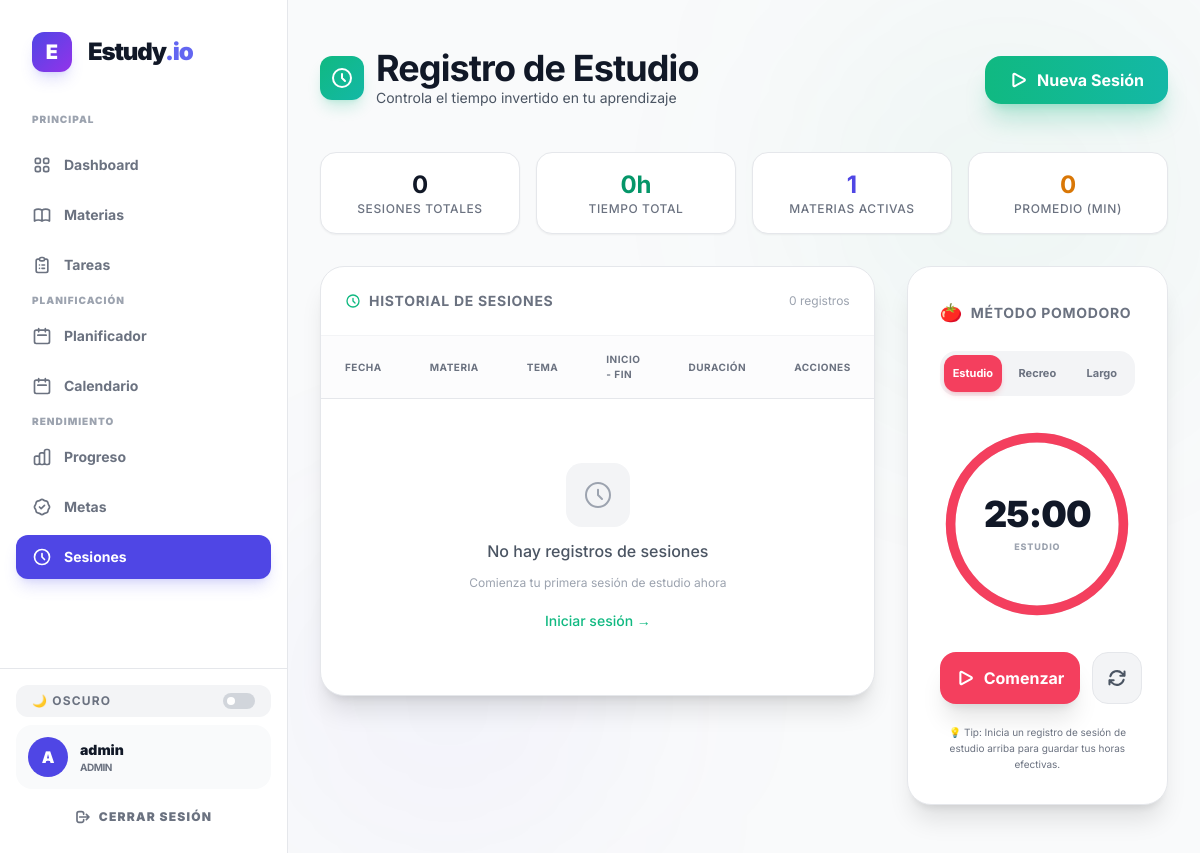
Before: /study/sessions (signed in) with the older database file.
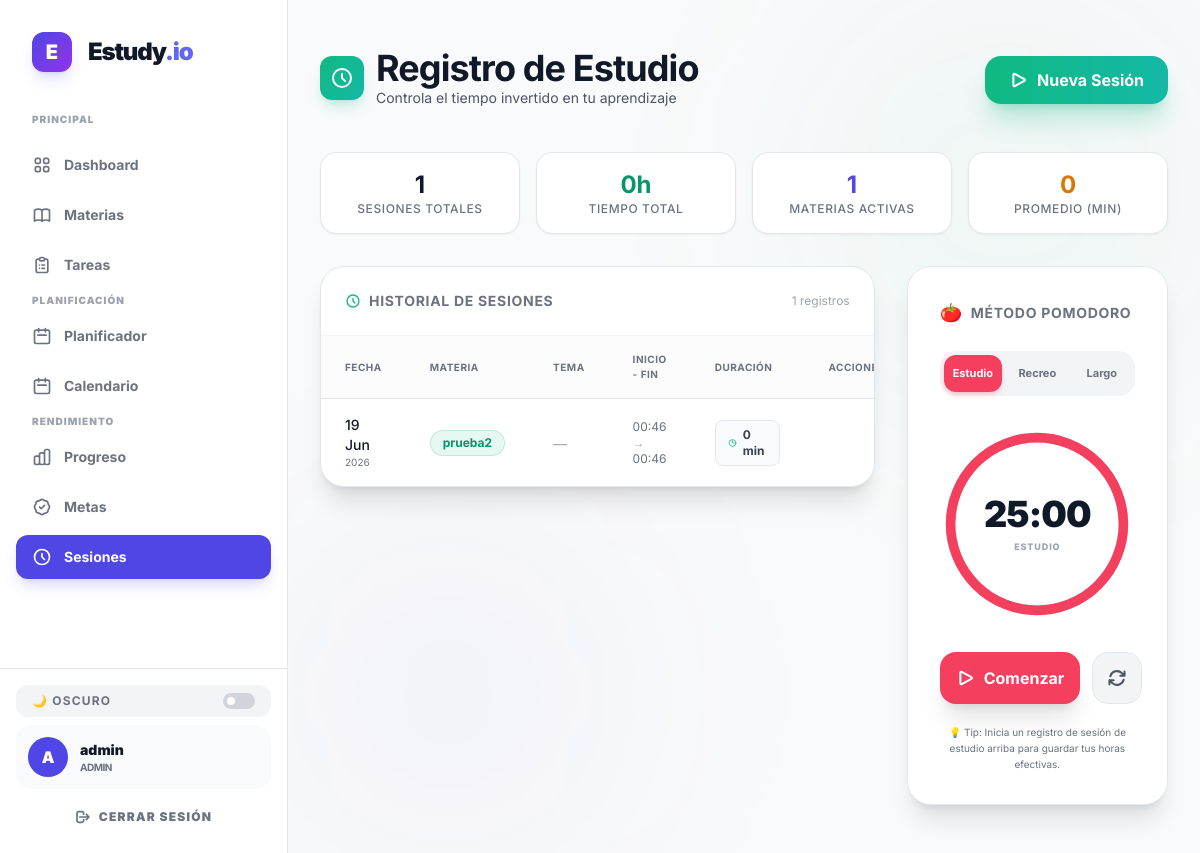
After: the same page with the newer database file.
### app/models/study.py (models this page shows)
class StudySession(db.Model):
    __tablename__ = "study_sessions"
    id = db.Column(db.Integer, primary_key=True)
    start_time = db.Column(db.DateTime, nullable=False, default=datetime.utcnow)
    end_time = db.Column(db.DateTime, nullable=True)
    duration = db.Column(db.Integer, nullable=True) # duration in minutes
    subject_id = db.Column(db.Integer, db.ForeignKey('subjects.id'), nullable=False)
    topic_id = db.Column(db.Integer, db.ForeignKey('topics.id'), nullable=True)
    user_id = db.Column(db.Integer, db.ForeignKey('users.id'), nullable=False)
    subject = db.relationship('Subject', backref=db.backref('study_sessions', lazy=True))
    topic = db.relationship('Topic', backref=db.backref('study_sessions', lazy=True))
    user = db.relationship('User', backref=db.backref('study_sessions', lazy=True))

class Subject(db.Model):
    __tablename__ = "subjects"
    id = db.Column(db.Integer, primary_key=True)
    name = db.Column(db.String(100), nullable=False)
    description = db.Column(db.Text, nullable=True)
    category = db.Column(db.String(50), nullable=True) # ej: Programación, Inglés, etc.
    user_id = db.Column(db.Integer, db.ForeignKey('users.id'), nullable=False)
    tasks = db.relationship('Task', backref='subject', lazy=True, cascade="all, delete-orphan")
    topics = db.relationship('Topic', backref='subject', lazy=True, cascade="all, delete-orphan")

### app/api/study.py (the view)
@study_bp.route('/sessions')
@login_required
def list_sessions():
    sessions = StudySession.query.filter_by(user_id=current_user.id).order_by(StudySession.start_time.desc()).all()
    subjects = Subject.query.filter_by(user_id=current_user.id).all()
    return render_template('study/sessions.html', sessions=sessions, subjects=subjects)

### app/templates/study/sessions.html (shortened to what the changed rows need)
{% extends base_template %}
{% block content %}
<div class="max-w-7xl mx-auto px-4 sm:px-6 lg:px-8 py-12 w-full relative">
    <div class="absolute bottom-0 left-0 w-80 h-80 bg-indigo-600/5 blur-[120px] rounded-full -z-10"></div>
    {% set active_session = sessions|selectattr('end_time', 'none')|first %}
    <div class="flex flex-col md:flex-row md:items-center justify-between gap-4 mb-10">
        <div>
            <div class="flex items-center gap-3 mb-1">
                <div>
                    <h1 class="text-3xl md:text-4xl font-bold text-gray-900 dark:text-white tracking-tight">Registro de Estudio</h1>
                </div>
            </div>
        </div>
        {% if not active_session %}
        <button onclick="openSessionModal()"
                class="group relative bg-gradient-to-r from-emerald-500 to-teal-500 hover:from-emerald-600 hover:to-teal-600 text-white px-6 py-3 rounded-2xl font-bold transition-all duration-300 shadow-xl shadow-emerald-500/25 hover:shadow-emerald-500/40 active:scale-95 flex items-center gap-2 overflow-hidden">
        </button>
        {% endif %}
    </div>
    <div class="grid grid-cols-2 md:grid-cols-4 gap-4 mb-8">
        <div class="bg-white dark:bg-dark-900/50 border border-gray-200 dark:border-dark-800/50 rounded-2xl p-4 text-center hover:border-emerald-500/30 transition-all duration-300 shadow-sm dark:shadow-none">
            <div class="text-2xl font-bold text-gray-900 dark:text-white">{{ sessions|selectattr('end_time')|list|length }}</div>
            <div class="text-xs text-gray-500 font-medium uppercase tracking-wider">Sesiones Totales</div>
        </div>
        <div class="bg-white dark:bg-dark-900/50 border border-gray-200 dark:border-dark-800/50 rounded-2xl p-4 text-center hover:border-emerald-500/30 transition-all duration-300 shadow-sm dark:shadow-none">
                {% set total_minutes = sessions|selectattr('duration')|sum(attribute='duration') %}
        </div>
        <div class="bg-white dark:bg-dark-900/50 border border-gray-200 dark:border-dark-800/50 rounded-2xl p-4 text-center hover:border-indigo-500/30 transition-all duration-300 shadow-sm dark:shadow-none">
        </div>
        <div class="bg-white dark:bg-dark-900/50 border border-gray-200 dark:border-dark-800/50 rounded-2xl p-4 text-center hover:border-amber-500/30 transition-all duration-300 shadow-sm dark:shadow-none">
            <div class="text-2xl font-bold text-amber-600 dark:text-amber-400">
                {% if sessions|selectattr('end_time')|list|length > 0 %}
                    {{ (total_minutes / sessions|selectattr('end_time')|list|length)|round|int }}
                {% else %}
                    0
                {% endif %}
            </div>
            <div class="text-xs text-gray-500 font-medium uppercase tracking-wider">Promedio (min)</div>
        </div>
    </div>
    <div class="grid grid-cols-1 lg:grid-cols-3 gap-8 items-start">
        <div class="lg:col-span-2 bg-white dark:bg-dark-900 dark:bg-gradient-to-br dark:from-dark-900/80 dark:to-dark-800/80 border border-gray-200 dark:border-dark-800/50 rounded-3xl overflow-hidden shadow-xl dark:shadow-2xl">
        <div class="flex items-center justify-between p-6 border-b border-gray-100 dark:border-dark-800/50">
            <h3 class="text-sm font-bold text-gray-500 dark:text-gray-400 uppercase tracking-wider flex items-center gap-2">
                <svg class="w-4 h-4 text-emerald-500" fill="none" viewBox="0 0 24 24" stroke="currentColor" stroke-width="2">
                    <path stroke-linecap="round" stroke-linejoin="round" d="M12 8v4l3 3m6-3a9 9 0 11-18 0 9 9 0 0118 0z" />
                </svg>
                Historial de Sesiones
            </h3>
            <span class="text-xs text-gray-400 dark:text-gray-500">{{ sessions|selectattr('end_time')|list|length }} registros</span>
        </div>
        <div class="overflow-x-auto">
            <table class="w-full text-left">
                <thead>
                    <tr class="text-[10px] text-gray-500 dark:text-gray-400 font-bold uppercase tracking-wider border-b border-gray-200 dark:border-dark-800/50 bg-gray-50/50 dark:bg-dark-950/30">
                        <th class="px-6 py-4">Fecha</th>
                        <th class="px-6 py-4">Materia</th>
                        <th class="px-6 py-4 hidden md:table-cell">Tema</th>
                        <th class="px-6 py-4">Inicio - Fin</th>
                        <th class="px-6 py-4">Duración</th>
                        <th class="px-6 py-4 text-center">Acciones</th>
                    </tr>
                </thead>
                <tbody class="divide-y divide-gray-200 dark:divide-gray-800/50">
                    {% set completed_sessions = sessions|selectattr('end_time')|list %}
                    {% if completed_sessions or active_session %}
                        {% for session in completed_sessions|sort(attribute='start_time', reverse=true) %}
                        <tr class="hover:bg-gray-50/50 dark:hover:bg-white/5 transition-colors group">
                            <td class="px-6 py-4">
                                <div class="text-sm text-gray-900 dark:text-white font-medium">{{ session.start_time.strftime('%d %b') }}</div>
                                <div class="text-[10px] text-gray-500">{{ session.start_time.strftime('%Y') }}</div>
                            </td>
                            <td class="px-6 py-4">
                                <span class="inline-block px-3 py-1 bg-emerald-500/10 text-emerald-600 dark:text-emerald-400 text-xs font-bold rounded-full border border-emerald-500/20">
                                    {{ session.subject.name }}
                                </span>
                            </td>
                            <td class="px-6 py-4 hidden md:table-cell">
                                {% if session.topic %}
                                <span class="text-sm text-gray-700 dark:text-gray-300">{{ session.topic.title }}</span>
                                {% else %}
                                <span class="text-sm text-gray-400 dark:text-gray-600">—</span>
                                {% endif %}
                            </td>
                            <td class="px-6 py-4">
                                <div class="text-xs text-gray-500 dark:text-gray-400">
                                    {{ session.start_time.strftime('%H:%M') }}
                                    <span class="text-gray-400 dark:text-gray-600">→</span>
                                    {{ session.end_time.strftime('%H:%M') }}
                                </div>
                            </td>
                            <td class="px-6 py-4">
                                <span class="inline-flex items-center gap-1.5 px-3 py-1.5 bg-gray-50 dark:bg-dark-800/50 text-gray-700 dark:text-gray-300 text-xs font-bold rounded-lg border border-gray-200 dark:border-dark-700/50">
                                    <svg class="w-3 h-3 text-emerald-500 dark:text-emerald-400" fill="none" viewBox="0 0 24 24" stroke="currentColor" stroke-width="2">
                                        <path stroke-linecap="round" stroke-linejoin="round" d="M12 6v6h4.5m4.5 0a9 9 0 11-18 0 9 9 0 0118 0z" />
                                    </svg>
                                    {{ session.duration }} min
                                </span>
                            </td>
                            <td class="px-6 py-4 text-center">
                            </td>
                        </tr>
                        {% endfor %}
                    {% else %}
                        <tr>
                            <td colspan="6" class="px-6 py-16 text-center">
                                <div class="flex flex-col items-center gap-3">
                                    <div class="w-16 h-16 bg-gray-100 dark:bg-dark-800/50 rounded-2xl flex items-center justify-center">
                                        <svg class="w-8 h-8 text-gray-400 dark:text-gray-600" fill="none" viewBox="0 0 24 24" stroke="currentColor" stroke-width="1.5">
                                            <path stroke-linecap="round" stroke-linejoin="round" d="M12 8v4l3 3m6-3a9 9 0 11-18 0 9 9 0 0118 0z" />
                                        </svg>
                                    </div>
                                    <p class="text-gray-600 dark:text-gray-400 font-medium">No hay registros de sesiones</p>
                                     <p class="text-xs text-gray-400 dark:text-gray-500">Comienza tu primera sesión de estudio ahora</p>
                                    <button onclick="openSessionModal()"
                                            class="mt-2 text-emerald-500 hover:text-emerald-600 dark:text-emerald-400 dark:hover:text-emerald-300 text-sm font-medium transition-colors">
                                        Iniciar sesión →
                                    </button>
                                </div>
                            </td>
                        </tr>
                    {% endif %}
                </tbody>
            </table>
        </div>
    </div>
    <div class="bg-white dark:bg-dark-900 dark:bg-gradient-to-br dark:from-dark-900/80 dark:to-dark-800/80 border border-gray-200 dark:border-dark-800/50 rounded-3xl p-8 shadow-xl dark:shadow-2xl flex flex-col items-center">
    </div>
</div>
{% endblock %}

Changed rows visible on the page:
added StudySession: start_time "19 Jun", start_time "2026", subject.name "prueba2", start_time "00:46", end_time "00:46", duration "0"
Other visible differences:
{{ sessions|selectattr('end_time')|list|length }}: "0" → "1"
text no longer shown: "No hay registros de sesiones Comienza tu primera sesión de estudio ahora Iniciar sesión →"
